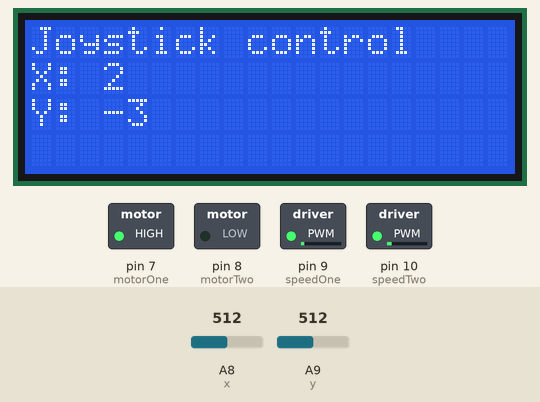
Simulated run of this sketch. Board: Arduino Mega 2560, built with avr-gcc and run on an emulated ATmega2560. Parts: 20×4 character LCD, switched loads named in the sketch (green lamp = pin HIGH). The inputs (shaded band) are chosen by the test bench; at power-on: A9 (y) = 512, A8 (x) = 512.

Above: at 1.2 s.
1.3 s: A9 (y) set to 562
At 1.6 s:
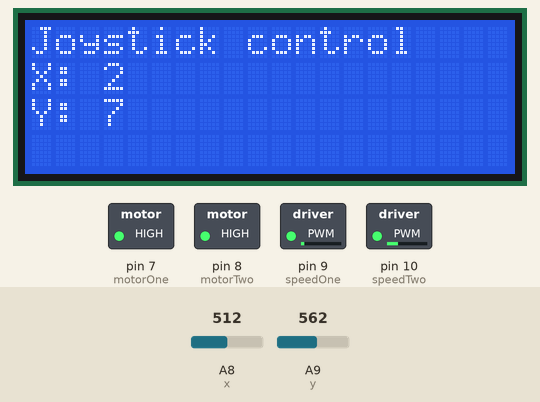
4.3 s: A9 (y) set to 589
At 4.7 s:
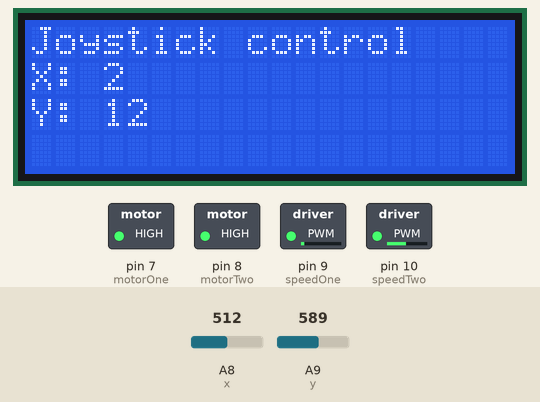
5.8 s: A8 (x) set to 0
At 6.3 s:
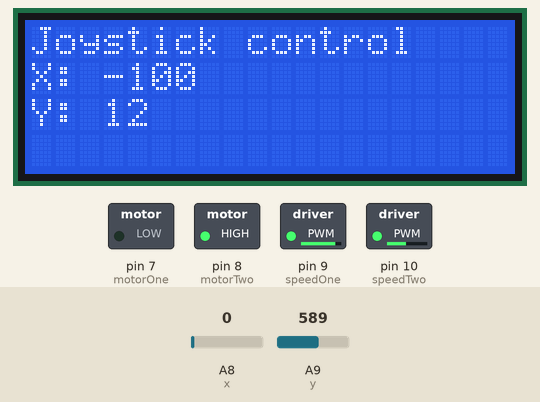
8.8 s: A8 (x) set to 306
At 9.3 s:
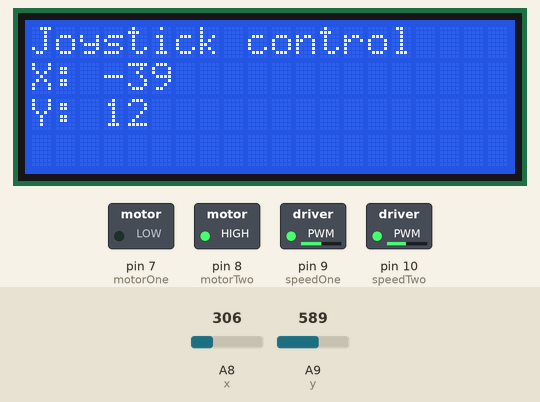
11.8 s: A9 (y) set to 511
At 12.8 s:
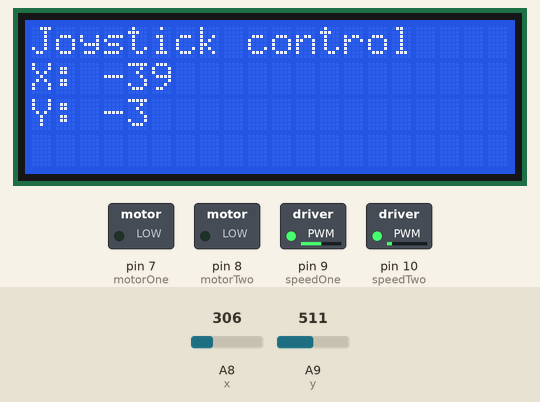
14.8 s: A8 (x) set to 716
At 16.1 s:
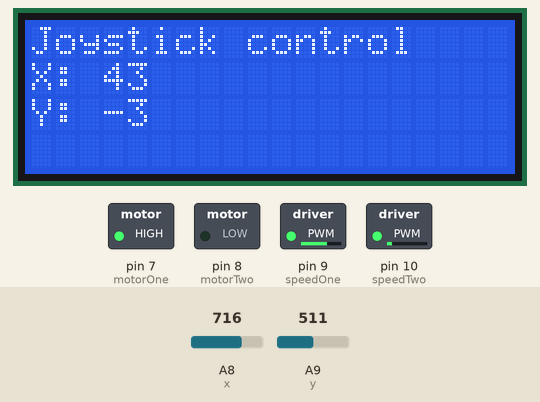
Timing chart, 0 to 17.8 s (numbered marks = the images above; inputs shaded):
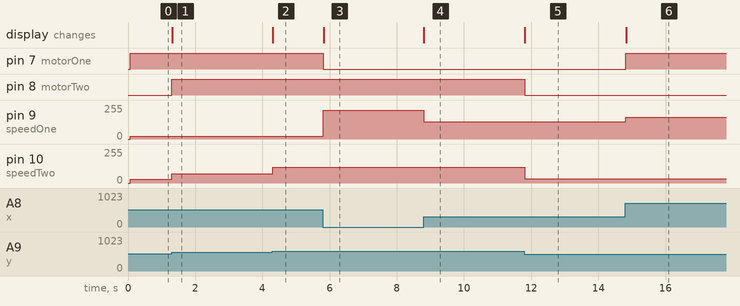

Measured:
- the behaviour switches between 577 and 578 on A9 (y) (found by bisection; images 1 and 2)
- after the input at 1.3 s, pin 8 (motorTwo): LOW → HIGH at once; pin 10 (speedTwo): 29/255 → 68/255 at once; the display: changes at once (image 1)
- after the input at 4.3 s, pin 10 (speedTwo): 68/255 → 120/255 at once; the display: changes at once (image 2)
- after the input at 5.8 s, pin 7 (motorOne): HIGH → LOW at once; pin 9 (speedOne): 20/255 → 217/255 at once; the display: changes at once (image 3)
- after the input at 8.8 s, pin 9 (speedOne): 217/255 → 129/255 at once; the display: changes at once (image 4)
- after the input at 11.8 s, pin 8 (motorTwo): HIGH → LOW at once; pin 10 (speedTwo): 120/255 → 31/255 at once; the display: changes at once (image 5)
- after the input at 14.8 s, pin 7 (motorOne): LOW → HIGH at once; pin 9 (speedOne): 129/255 → 164/255 at once; the display: changes at once (image 6)

The sketch:

joystick_lcd.ino
```cpp
#include <LiquidCrystal.h>
LiquidCrystal lcd (37,36,35,34,33,32);
int x=A8;// joystick
int y=A9;// joystick
int js_port=4; // joystick port
float xDirection,yDirection;
float pwmX=-1;
float pwmY=-1;

int motorOne=7;
int motorTwo=8;
int speedOne=9;
int speedTwo=10;

void setup() {
  // put your setup code here, to run once:
  Serial.begin(9600);
    lcd.begin(20,4);

   pinMode(js_port,INPUT);
  //Serial.println(title);
  pinMode(motorOne,OUTPUT);
  pinMode(motorTwo,OUTPUT);
  pinMode(speedOne,OUTPUT);
  pinMode(speedTwo,OUTPUT);
  lcd.print("Joystick control");
}

void loop() {

  xDirection=analogRead(x);
  yDirection=analogRead(y);
  getScaleXY(xDirection,yDirection); // convert into %(-100 - +100)

}

void getScaleXY(float a, float b)
{
  char ret[100];

  // because of unstablility of joystick
  // convert so at the stable state it has value 0
  pwmX=((a*200)/1004)-100;
  pwmY=((b*200)/1054)-100;
  lcd.setCursor(0,1);
  lcd.print("                ");
  lcd.setCursor(0,1);
  sprintf(ret,"X: %d",round(pwmX)); // print out
  lcd.print(ret);
  //
  lcd.setCursor(0,2);
  lcd.print("                ");
  lcd.setCursor(0,2);
  sprintf(ret,"Y: %d",round(pwmY)); // print out
  lcd.print(ret);

  //set direction if (+) go up (-) go down
  if(pwmX>0)
    digitalWrite(motorOne,HIGH);
  else
    digitalWrite(motorOne,LOW);
  if(pwmY>0)
    digitalWrite(motorTwo,HIGH);
  else
    digitalWrite(motorTwo,LOW);

   // set speed into motor
   analogWrite(speedOne,abs(round((pwmX*985)/100))); //FIXED need replace weak
   analogWrite(speedTwo,abs(round((pwmY*1023)/100))); //FIXED

}
```
